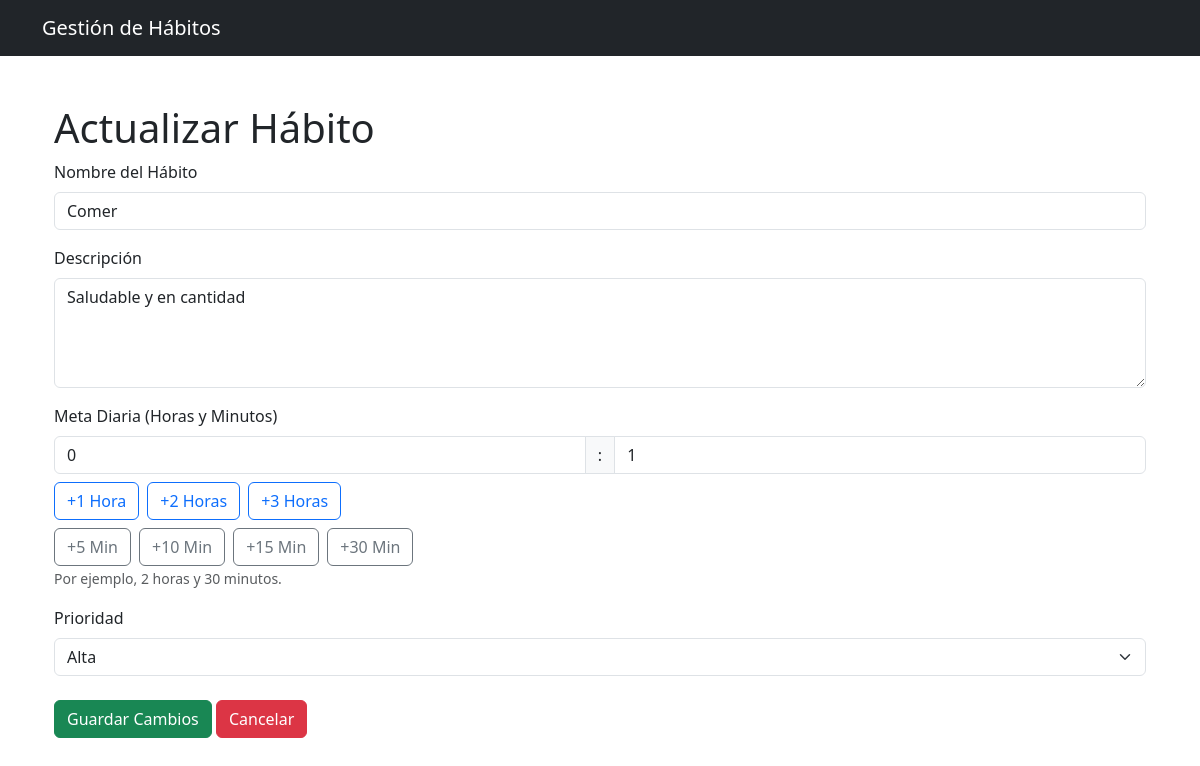
Screenshot of /34/actualizar/ with the database file from the repository.
### Aplicaciones/Habitos/models.py (models this page shows, shortened)
class Habitos(models.Model):
    nombre = models.CharField(max_length=255)
    descripcion = models.TextField(blank=True, null=True)
    meta_tiempo = models.PositiveIntegerField(default=15, help_text="Meta diaria en minutos")  # 60 minutos predeterminados
    fecha_creacion = models.DateTimeField(auto_now_add=True)
    estado = models.BooleanField(default=True)  # Activo o Inactivo
    prioridad = models.CharField(max_length=10)

### Aplicaciones/Habitos/views.py (the view, shortened to what this page needs)
# urls.py: path('<int:pk>/actualizar/', views.actualizar_habito, name='actualizar_habito'),
def actualizar_habito(request, pk):
    habito = get_object_or_404(Habitos, pk=pk)
    meta_horas = habito.meta_tiempo // 60
    meta_minutos = habito.meta_tiempo % 60
    return render(request, 'actualizar_habito.html', {
        'habito': habito,
        'meta_horas': meta_horas,
        'meta_minutos': meta_minutos,
    })

### Aplicaciones/Habitos/templates/actualizar_habito.html (shortened to what this page needs)
{% extends 'base.html' %}
{% block content %}
<div class="container mt-5">
    <h1>Actualizar Hábito</h1>
    <form id="update-habit-form" method="POST">
        <div class="mb-3">
            <label for="nombre" class="form-label">Nombre del Hábito</label>
            <input type="text" name="nombre" id="nombre" class="form-control" value="{{ habito.nombre }}" required>
        </div>
        <div class="mb-3">
            <label for="descripcion" class="form-label">Descripción</label>
            <textarea name="descripcion" id="descripcion" class="form-control" rows="4">{{ habito.descripcion }}</textarea>
        </div>
        <div class="mb-3">
            <label for="meta_tiempo" class="form-label">Meta Diaria (Horas y Minutos)</label>
            <div class="input-group">
                <input type="number" name="meta_horas" id="meta_horas" class="form-control" placeholder="Horas" min="0" value="{{ meta_horas }}">
                <span class="input-group-text">:</span>
                <input type="number" name="meta_minutos" id="meta_minutos" class="form-control" placeholder="Minutos" min="0" max="59" value="{{ meta_minutos }}">
            </div>
            <div class="d-flex flex-wrap gap-2 mt-2">
                <button type="button" class="btn btn-outline-primary" onclick="setHours(1)">+1 Hora</button>
                <button type="button" class="btn btn-outline-primary" onclick="setHours(2)">+2 Horas</button>
                <button type="button" class="btn btn-outline-primary" onclick="setHours(3)">+3 Horas</button>
            </div>
            <div class="d-flex flex-wrap gap-2 mt-2">
                <button type="button" class="btn btn-outline-secondary" onclick="setMinutes(5)">+5 Min</button>
                <button type="button" class="btn btn-outline-secondary" onclick="setMinutes(10)">+10 Min</button>
                <button type="button" class="btn btn-outline-secondary" onclick="setMinutes(15)">+15 Min</button>
                <button type="button" class="btn btn-outline-secondary" onclick="setMinutes(30)">+30 Min</button>
            </div>
            <small class="form-text text-muted">Por ejemplo, 2 horas y 30 minutos.</small>
        </div>
        <div class="mb-3">
            <label for="prioridad" class="form-label">Prioridad</label>
            <select name="prioridad" id="prioridad" class="form-select">
                <option value="Alta" {% if habito.prioridad == "Alta" %}selected{% endif %}>Alta</option>
            </select>
        </div>
        <div class="mt-4">
            <button type="submit" class="btn btn-success">Guardar Cambios</button>
            <a href="{% url 'inicio' %}" class="btn btn-danger">Cancelar</a>
        </div>
    </form>
</div>
{% endblock %}

### rows the page displays
Habitos: nombre "Comer", descripcion "Saludable y en cantidad", prioridad "Alta"
